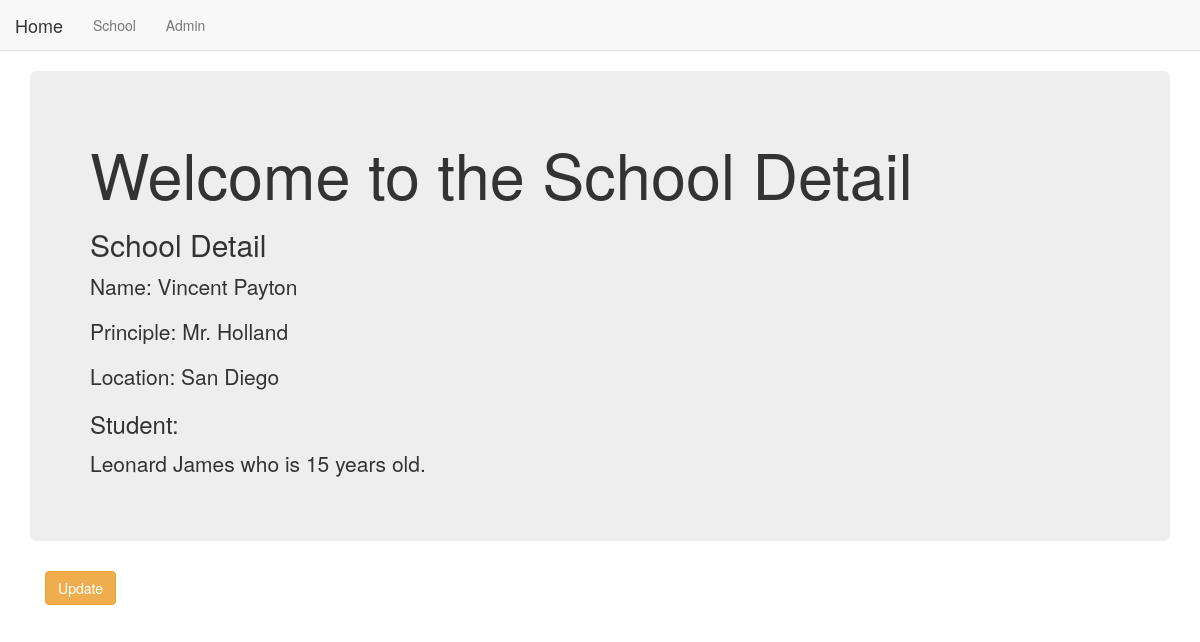
Screenshot of /temp_app/5/ with the database file from the repository.
### temp_app/models.py (models this page shows, shortened)
class School(models.Model):
    name = models.CharField(max_length=256)
    principal = models.CharField(max_length=256)
    location = models.CharField(max_length=256)

class Student(models.Model):
    name = models.CharField(max_length=256)
    age = models.PositiveIntegerField()
    School = models.ForeignKey(School,related_name='students', on_delete=models.CASCADE)

### temp_app/views.py (the view)
# urls.py: url(r'^(?P<pk>\d+)/$', views.SchoolDetailView.as_view(), name='detail'),
class SchoolDetailView(DetailView):
    model = models.School
    template_name = 'temp_app/school_detail.html'
    context_object_name = 'school_detail'

### temp_app/templates/temp_app/school_detail.html
{% extends "temp_app/basic_app_base.html" %}
{% block body_block %}
<div class="jumbotron">
    <h1>Welcome to the School Detail</h1>
    <h2>School Detail</h2>
    <p>
        Name: {{school_detail.name}}
    </p>
    <p>
        Principle: {{school_detail.principal}}
    </p>
    <p>
        Location: {{school_detail.location}}
    </p>
    <h3>Student:</h3>
    {% if school_detail.students.all.count > 0 %}
    {% for student in school_detail.students.all %}
    <p>{{student.name}} who is {{student.age}} years old.</p>
    {% endfor %}
    {% else %}
    <p>No students are attend this school.</p>
    {% endif %}
</div>
<div class="container">
    <p><a class="btn btn-warning" href="{% url 'temp_app:update' pk=school_detail.pk %}">Update</a></p>
</div>
{% endblock %}

### rows the page displays
School: name "Vincent Payton", principal "Mr. Holland", location "San Diego"
Student: name "Leonard James", age "15"
